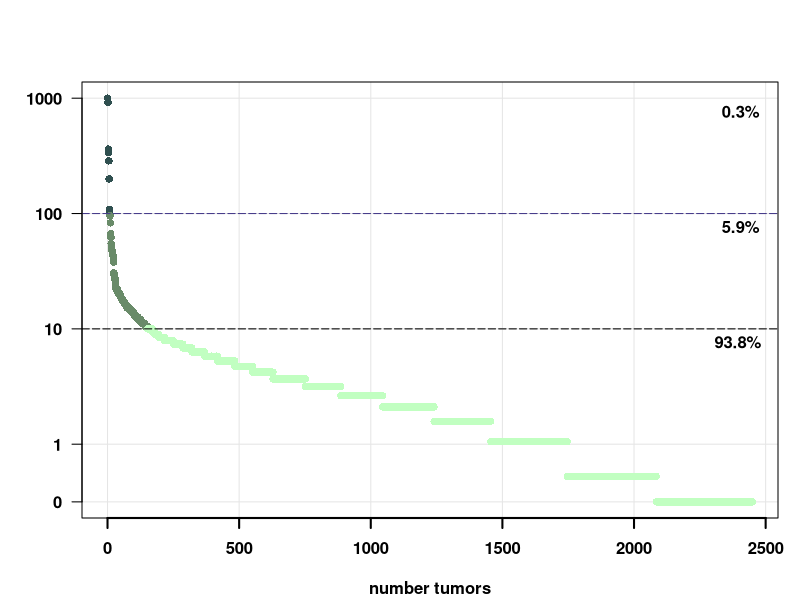

Here is the R script that generated this plot:
# R v4.3.2

x <- read.table("data_fig1e.txt", sep="\t", quote="", head=T,check.names=F)

number <- sort(x$mutations_per_mb_UCRnoncoding, decreasing=T)

y0 <- 10^-.5

number[number==0] <- y0

n10 <- number < 10
n100 <- 10 <= number & number < 100
n1000 <- 100 <= number

color <- rep(NA, length(number))
color[n10] <- "darkseagreen1"
color[n100] <- "darkseagreen4"
color[n1000] <- "darkslategray"

p <- function (n) 100*length(which(n))/length(number)


pdf("fig1e.pdf", 6.4, 7.2)

par(font=2, font.axis=2, font.lab=2, mar=c(4,4,4,1)+.1)

plot(seq(number), number, pch=20, col=color,
		xlab="number tumors", ylab="",
		log="y", axes=F)

abline(h=c(y0, 1, 10, 100, 1000), col="grey90")
abline(v=c(seq(from=0, to=2500, by=500)), col="grey90")

points(seq(number), number, pch=16, col=color)

axis(1, lwd=2, cex.axis=1)
axis(2, at=c(y0, 1, 10, 100, 1000), labels=c(0, 1, 10, 100, 1000), lwd=1, las=1, cex.axis=1)

abline(h=c(10, 100), col=c("black", "darkslateblue"), lty="longdash")

text(length(number), c(10, 100, 1000), 
		paste0(formatC(c(p(n10), p(n100), p(n1000)), format="f", digits=1), "%"), 
		adj=c(.8, 1.5),cex=1)

box(lwd=1)

dev.off()

